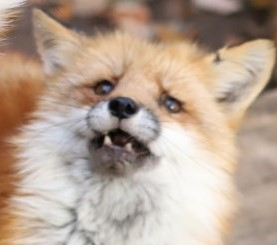
#> input picture Python Scripts/fox.jpg, 277 x 245 px
$ python Lab7.py
#> lines starting #> are read from the running program, lines starting #| are printed output that depends on the picture
from PIL import Image
from PIL import ImageFilter
#Takes image and outputs 3 edits of that image, one image is blurred, one is turned into a thumbnail,and one is embossed

OrgImage = Image.open("fox.jpg")
#> OrgImage is the input picture: PIL image 277x245 RGB; mean R, G, B 182.5, 162.9, 147.5

blurImage = OrgImage.filter(ImageFilter.BLUR)
blurImage.show()
blurImage.save("blur.jpg")


def thumbnails():
    try:
        image = Image.open("fox.jpg")
        image.thumbnail((90,90))
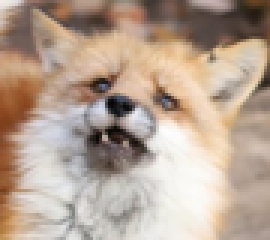
#> image: PIL image 90x80 RGB (shown 3 times larger); mean R, G, B 182.5, 163, 147.5
        image.save("thumbnail.jpg")
        image1 = Image.open("thumbnail.jpg")
        image1.show()
    except IOError:
        pass


thumbnails()


im = Image.open("fox.jpg")

im1 = im.filter(ImageFilter.EMBOSS)
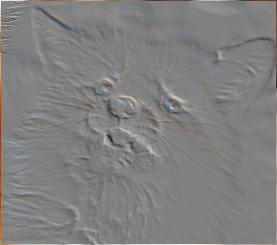
#> im1: PIL image 277x245 RGB; mean R, G, B 128.3, 127.9, 127.7
im1.show()
im1.save("Emboss.jpg")
